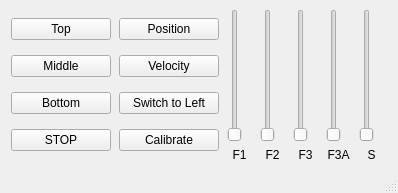
<?xml version="1.0" encoding="UTF-8"?>
<ui version="4.0">
 <class>ControlForm</class>
 <widget class="QMainWindow" name="ControlForm">
  <property name="geometry">
   <rect>
    <x>0</x>
    <y>0</y>
    <width>398</width>
    <height>193</height>
   </rect>
  </property>
  <property name="windowTitle">
   <string>HANDLE control</string>
  </property>
  <widget class="QWidget" name="centralwidget">
   <layout class="QGridLayout" name="gridLayout">
    <item row="0" column="0">
     <layout class="QVBoxLayout" name="verticalLayout_2">
      <item>
       <widget class="QPushButton" name="topButton">
        <property name="maximumSize">
         <size>
          <width>100</width>
          <height>16777215</height>
         </size>
        </property>
        <property name="text">
         <string>Top</string>
        </property>
       </widget>
      </item>
      <item>
       <widget class="QPushButton" name="mdlButton">
        <property name="maximumSize">
         <size>
          <width>100</width>
          <height>16777215</height>
         </size>
        </property>
        <property name="text">
         <string>Middle</string>
        </property>
       </widget>
      </item>
      <item>
       <widget class="QPushButton" name="btmButton">
        <property name="maximumSize">
         <size>
          <width>100</width>
          <height>16777215</height>
         </size>
        </property>
        <property name="text">
         <string>Bottom</string>
        </property>
       </widget>
      </item>
      <item>
       <widget class="QPushButton" name="stpButton">
        <property name="maximumSize">
         <size>
          <width>100</width>
          <height>16777215</height>
         </size>
        </property>
        <property name="text">
         <string>STOP</string>
        </property>
       </widget>
      </item>
     </layout>
    </item>
    <item row="0" column="1">
     <layout class="QVBoxLayout" name="verticalLayout">
      <item>
       <widget class="QPushButton" name="posButton">
        <property name="maximumSize">
         <size>
          <width>100</width>
          <height>16777215</height>
         </size>
        </property>
        <property name="text">
         <string>Position</string>
        </property>
        <property name="checkable">
         <bool>true</bool>
        </property>
       </widget>
      </item>
      <item>
       <widget class="QPushButton" name="velButton">
        <property name="maximumSize">
         <size>
          <width>100</width>
          <height>16777215</height>
         </size>
        </property>
        <property name="text">
         <string>Velocity</string>
        </property>
        <property name="checkable">
         <bool>true</bool>
        </property>
       </widget>
      </item>
      <item>
       <widget class="QPushButton" name="hndButton">
        <property name="maximumSize">
         <size>
          <width>100</width>
          <height>16777215</height>
         </size>
        </property>
        <property name="text">
         <string>Switch to Left</string>
        </property>
        <property name="checkable">
         <bool>false</bool>
        </property>
       </widget>
      </item>
      <item>
       <widget class="QPushButton" name="calButton">
        <property name="maximumSize">
         <size>
          <width>100</width>
          <height>16777215</height>
         </size>
        </property>
        <property name="text">
         <string>Calibrate</string>
        </property>
        <property name="checkable">
         <bool>false</bool>
        </property>
       </widget>
      </item>
     </layout>
    </item>
    <item row="0" column="2">
     <layout class="QVBoxLayout" name="verticalLayout_5">
      <item>
       <widget class="QSlider" name="F1Slider">
        <property name="minimum">
         <number>0</number>
        </property>
        <property name="maximum">
         <number>100</number>
        </property>
        <property name="value">
         <number>0</number>
        </property>
        <property name="orientation">
         <enum>Qt::Vertical</enum>
        </property>
       </widget>
      </item>
      <item>
       <widget class="QLabel" name="label_4">
        <property name="maximumSize">
         <size>
          <width>25</width>
          <height>16777215</height>
         </size>
        </property>
        <property name="text">
         <string>F1</string>
        </property>
        <property name="alignment">
         <set>Qt::AlignCenter</set>
        </property>
       </widget>
      </item>
     </layout>
    </item>
    <item row="0" column="3">
     <layout class="QVBoxLayout" name="verticalLayout_6">
      <item>
       <widget class="QSlider" name="F2Slider">
        <property name="minimum">
         <number>0</number>
        </property>
        <property name="maximum">
         <number>100</number>
        </property>
        <property name="value">
         <number>0</number>
        </property>
        <property name="orientation">
         <enum>Qt::Vertical</enum>
        </property>
       </widget>
      </item>
      <item>
       <widget class="QLabel" name="label_5">
        <property name="maximumSize">
         <size>
          <width>25</width>
          <height>16777215</height>
         </size>
        </property>
        <property name="text">
         <string>F2</string>
        </property>
        <property name="alignment">
         <set>Qt::AlignCenter</set>
        </property>
       </widget>
      </item>
     </layout>
    </item>
    <item row="0" column="4">
     <layout class="QVBoxLayout" name="verticalLayout_4">
      <item>
       <widget class="QSlider" name="F3Slider">
        <property name="minimum">
         <number>0</number>
        </property>
        <property name="maximum">
         <number>100</number>
        </property>
        <property name="value">
         <number>0</number>
        </property>
        <property name="orientation">
         <enum>Qt::Vertical</enum>
        </property>
       </widget>
      </item>
      <item>
       <widget class="QLabel" name="label_3">
        <property name="maximumSize">
         <size>
          <width>25</width>
          <height>16777215</height>
         </size>
        </property>
        <property name="text">
         <string>F3</string>
        </property>
        <property name="alignment">
         <set>Qt::AlignCenter</set>
        </property>
       </widget>
      </item>
     </layout>
    </item>
    <item row="0" column="5">
     <layout class="QVBoxLayout" name="verticalLayout_3">
      <item>
       <widget class="QSlider" name="F4Slider">
        <property name="minimum">
         <number>0</number>
        </property>
        <property name="maximum">
         <number>100</number>
        </property>
        <property name="value">
         <number>0</number>
        </property>
        <property name="orientation">
         <enum>Qt::Vertical</enum>
        </property>
       </widget>
      </item>
      <item>
       <widget class="QLabel" name="label_2">
        <property name="sizePolicy">
         <sizepolicy hsizetype="Minimum" vsizetype="Minimum">
          <horstretch>0</horstretch>
          <verstretch>0</verstretch>
         </sizepolicy>
        </property>
        <property name="maximumSize">
         <size>
          <width>25</width>
          <height>16777215</height>
         </size>
        </property>
        <property name="text">
         <string>F3A</string>
        </property>
        <property name="alignment">
         <set>Qt::AlignCenter</set>
        </property>
       </widget>
      </item>
     </layout>
    </item>
    <item row="0" column="6">
     <layout class="QVBoxLayout" name="verticalLayout_7">
      <item>
       <widget class="QSlider" name="F5Slider">
        <property name="minimum">
         <number>0</number>
        </property>
        <property name="maximum">
         <number>100</number>
        </property>
        <property name="value">
         <number>0</number>
        </property>
        <property name="orientation">
         <enum>Qt::Vertical</enum>
        </property>
       </widget>
      </item>
      <item>
       <widget class="QLabel" name="label_6">
        <property name="maximumSize">
         <size>
          <width>25</width>
          <height>16777215</height>
         </size>
        </property>
        <property name="text">
         <string>S</string>
        </property>
        <property name="alignment">
         <set>Qt::AlignCenter</set>
        </property>
       </widget>
      </item>
     </layout>
    </item>
   </layout>
  </widget>
  <widget class="QMenuBar" name="menubar">
   <property name="geometry">
    <rect>
     <x>0</x>
     <y>0</y>
     <width>398</width>
     <height>25</height>
    </rect>
   </property>
  </widget>
  <widget class="QStatusBar" name="statusbar"/>
 </widget>
 <resources/>
 <connections/>
</ui>
